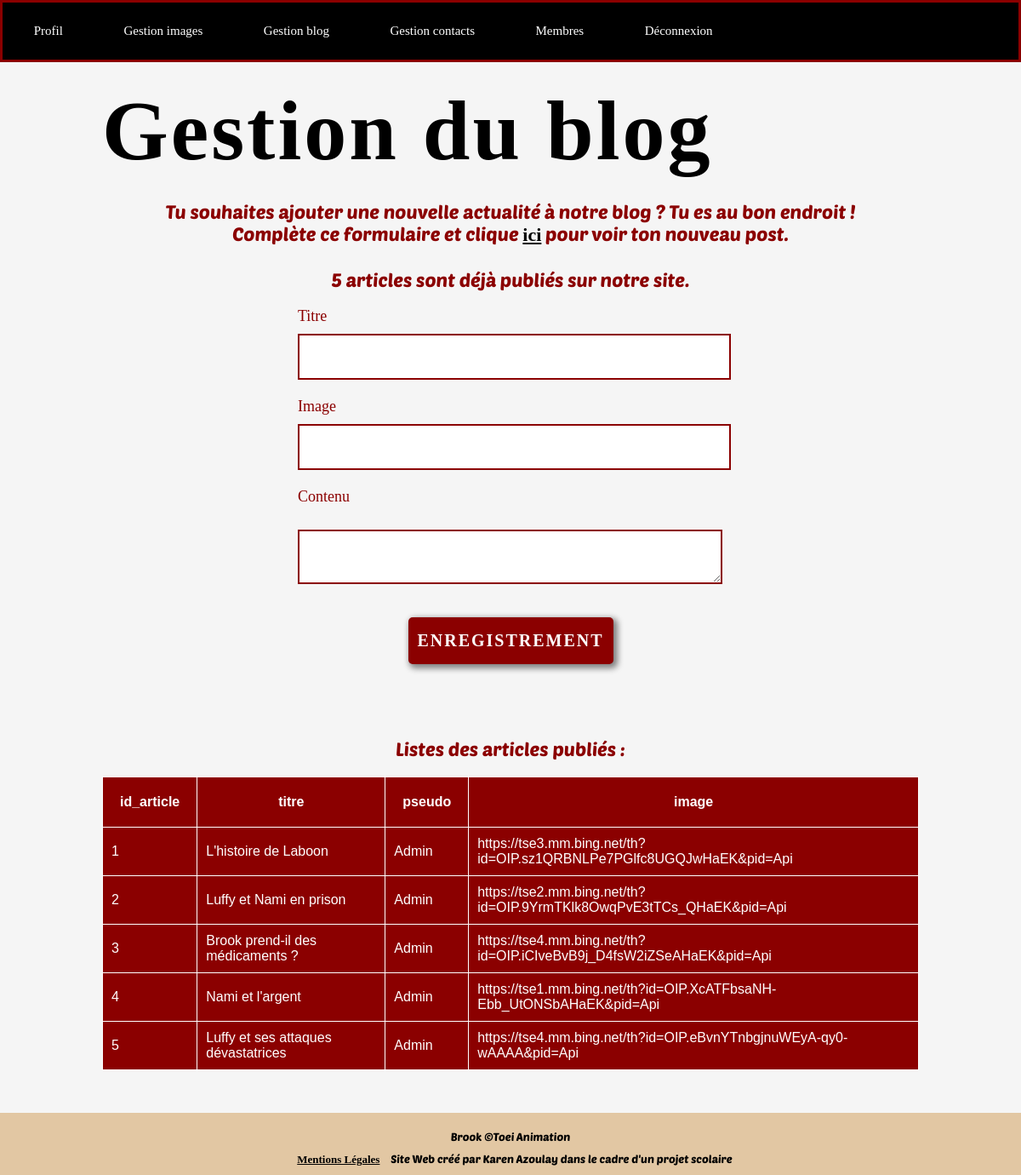
The app's page /admin/ajout_blog.php (signed in) with its own data.
### tables this page shows
CREATE TABLE `article` (
  `id_article` int(3) NOT NULL,
  `titre` varchar(255) NOT NULL,
  `date_publication` date NOT NULL,
  `membre_id` int(3) NOT NULL,
  `pseudo` varchar(255) NOT NULL,
  `contenu` text NOT NULL,
  `image` text NOT NULL
);

### admin/ajout_blog.php (the view, shortened to what this page needs)
<?php
include('../inc/init.php');
$articles = $pdo->query("SELECT id_article, titre, pseudo, image FROM article");
include('../inc/head.php');
?>
</head>
<body>
    <?php include('../inc/menu.php');  ?>
    <section id="ajout">
        <h2>Gestion du blog</h2>
        <p>Tu souhaites ajouter une nouvelle actualité à notre blog ? Tu es au bon endroit ! <br> Complète ce formulaire et clique <a href="<?php echo URL; ?>blog.php">ici</a> pour voir ton nouveau post.<br> <br>
        <?php echo $articles->rowCount(); ?> articles sont déjà publiés sur notre site.</p>
        <form method="post" id="monFormulaire">
            <label for="titre">Titre</label>
            <input type="text" name="titre" class="champ" required>
            <br><br>
            <label for="image">Image</label>
            <input type="text" name="image" class="champ" required>
            <br><br>
            <label for="contenu">Contenu</label><br><br>
            <textarea type="text" name="contenu" class="champ" required></textarea>
            <button type="submit" name="enregistrement" id="bouton">Enregistrement</button>
        </form>
        <?php
        if(isset($_SESSION['membre']['statut']) && $_SESSION['membre']['statut'] == 3) {
            echo '<br><br><br>';
            echo'<p>Listes des articles publiés :<p>';
            echo '<table>';
                echo '<tr>';
                for($i = 0; $i < $articles->columnCount(); $i++) {
                    $colonne = $articles->getColumnMeta($i);
                    echo '<th>' . $colonne['name'] . '</th>';
                }
                echo '</tr>';
                while($ligne = $articles->fetch(PDO::FETCH_ASSOC)) {
                    echo '<tr>';
                    foreach($ligne AS $valeur) {
                        echo '<td>' . $valeur .  '</td>';
                    }
                    echo '</tr>';
                }
            echo '</table>';
        }
        ?>
    </section>
<?php include('../inc/footer.php'); ?>

### css/style.css (style rules this page uses)
* { margin: 0px 0px; padding: 0px 0px; font-family: sans-serif; }
body { width: 100%; }
p { font-family: "Poetsen"; font-size: 22px; }
a, h3, b, label { font-family: "Brookline"; }
h2 { font-family: "Heavy Heap"; font-size: 100px; letter-spacing: 3px; color: #ffffff; padding-top: 5%; }
#ajout h2, #inscription h2 { padding: 8% 0 2% 10%; color: #000000; }
.champ { width: 97%; height: 35px; padding: 0 10px; }
#ajout { min-height: 1200px; background-color: #f5f5f5; padding-bottom: 50px; }
#ajout p { margin-bottom: 20px; text-align: center; color: #8b0000; padding: 0 6%; }
#ajout a { font-weight: bold; color: #000000; }
#ajout #monFormulaire { width: 500px; margin: auto; }
#ajout label { color: #8b0000; font-size: 18px; }
#ajout .champ { height: 50px; margin: 10px auto 3px auto; border: 2px solid #8b0000; }
#ajout textarea { width: 95%; resize: vertical; padding-top: 10px; padding-left: 10px; }
#ajout #bouton { width: 241px; height: 55px; background-color: #8b0000; text-transform: uppercase; font-size: 20px; text-align: center; font-weight: bold; border-radius: 5px; display: block; margin: 32px auto; box-shadow: 3px 3px 7px 2px #808080; color: #ffffff; border: #000000; font-family: "Brookline"; letter-spacing: 2px; }
#ajout table { border-collapse: collapse; width: 80%; margin: auto; background-color:#8b0000; color:#ffffff; }
#ajout th { padding:20px; border : 1px solid #ffffff; }
#ajout td { padding: 10px; border : 1px solid #ffffff; }

### records on screen
article: id_article "1", titre "L'histoire de Laboon", pseudo "Admin", image "https://tse3.mm.bing.net/th?id=OIP.sz1QRBNLPe7PGlfc8UGQJwHaEK&pid=Api"
article: id_article "2", titre "Luffy et Nami en prison", pseudo "Admin", image "https://tse2.mm.bing.net/th?id=OIP.9YrmTKlk8OwqPvE3tTCs_QHaEK&pid=Api"
article: id_article "3", titre "Brook prend-il des médicaments ?", pseudo "Admin", image "https://tse4.mm.bing.net/th?id=OIP.iCIveBvB9j_D4fsW2iZSeAHaEK&pid=Api"
article: id_article "4", titre "Nami et l'argent", pseudo "Admin", image "https://tse1.mm.bing.net/th?id=OIP.XcATFbsaNH-Ebb_UtONSbAHaEK&pid=Api"
article: id_article "5", titre "Luffy et ses attaques dévastatrices", pseudo "Admin", image "https://tse4.mm.bing.net/th?id=OIP.eBvnYTnbgjnuWEyA-qy0-wAAAA&pid=Api"

### other values on screen
$articles->rowCount() "5"
$colonne['name'] "id_article"
$colonne['name'] "titre"
$colonne['name'] "pseudo"
$colonne['name'] "image"
